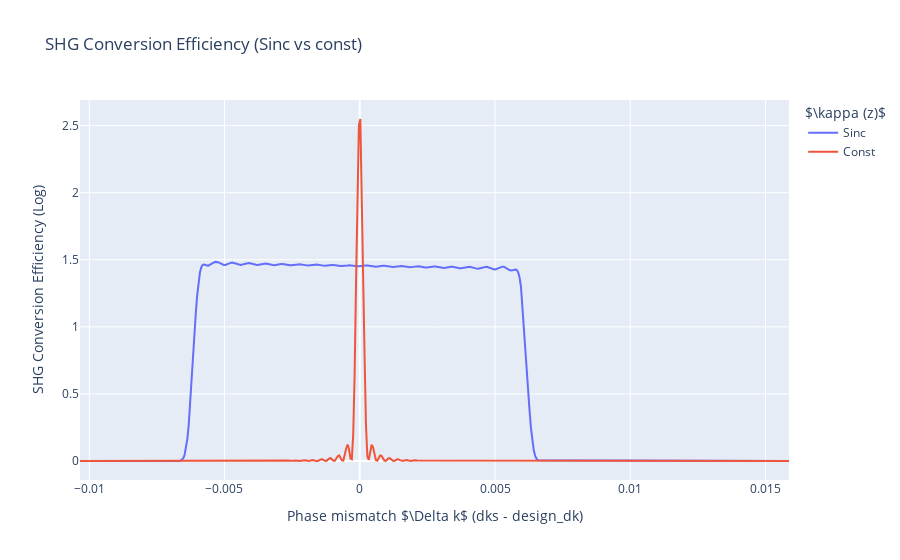

Here is the notebook cell this chart was saved with:
### Code cell
import jax.numpy as jnp
from plotly import graph_objects as go

from qpm import cwes, mgoslt

batch_simulate = jax.jit(jax.vmap(cwes.simulate_shg_npda, in_axes=(None, None, 0, None)))

NORO_CRR_FACTOR = 1.07 / 2.84 * 100
design_temp = 70.0
kappa_mag = 1.31e-5 / (2 / jnp.pi)
b_initial = jnp.array(1.0 + 0.0j)
wl_start = 1.025
wl_end = 1.035
wls = jnp.linspace(wl_start, wl_end, 500)
num_domains = 5555
design_wl = 1.031

design_dk = mgoslt.calc_twm_delta_k(design_wl, design_wl, design_temp)
dks = mgoslt.calc_twm_delta_k(wls, wls, design_temp)

delta_k_scan = dks - design_dk

shg_width = jnp.pi / design_dk
widths = jnp.full((num_domains,), shg_width)

n = jnp.arange(num_domains)
center = (num_domains - 1) / 2.0

z_n = n - center

# 1. 基本のSinc (帯域幅を決める)
apodization_scale_factor = 20  # 調整パラメータ
sinc_arg = z_n * apodization_scale_factor / center
base_sinc = jnp.sinc(sinc_arg)

# 2. ガウシアン窓関数 (リップルを抑える)
# sigmaを変えることで「平坦さ」と「立ち上がりの鋭さ」を調整
sigma = center * 0.5  # 調整パラメータ
gaussian_window = jnp.exp(-(z_n**2) / (2 * sigma**2))

# 3. 適用
# windowを掛け合わせる
apodization = base_sinc * gaussian_window

kappas_apodized = kappa_mag * ((-1) ** n) * apodization * 30

amps_sinc = batch_simulate(widths, kappas_apodized, dks, b_initial)
effs_sinc = jnp.abs(amps_sinc) ** 2 * NORO_CRR_FACTOR

kappas_orig = kappa_mag * ((-1) ** n)
amps_orig = batch_simulate(widths, kappas_orig, dks, b_initial)
effs_orig = jnp.abs(amps_orig) ** 2 * NORO_CRR_FACTOR

fig = go.Figure()
fig.add_trace(go.Scatter(x=delta_k_scan, y=effs_sinc, mode="lines", name="Sinc"))
fig.add_trace(go.Scatter(x=delta_k_scan, y=effs_orig, mode="lines", name="Const"))
fig.update_layout(
    title="SHG Conversion Efficiency (Sinc vs const)",
    xaxis_title=r"Phase mismatch $\Delta k$ (dks - design_dk)",
    yaxis_title="SHG Conversion Efficiency (Log)",
    legend_title=r"$\kappa (z)$",
)
fig.show()

### Figure 1 — Plotly figure (JSON) as saved in the notebook; plotly's stock layout.template omitted (floating-point values rounded to 4 significant figures; data arrays with more than 128 entries replaced by an {"elided": "..."} marker saying what was removed)
{"data": [{"mode": "lines", "name": "Sinc", "type": "scatter", "x": {"elided": "500 float values"}, "y": {"elided": "500 float values"}}, {"mode": "lines", "name": "Const", "type": "scatter", "x": {"elided": "500 float values"}, "y": {"elided": "500 float values"}}], "layout": {"legend": {"title": {"text": "$\\kappa (z)$"}}, "title": {"text": "SHG Conversion Efficiency (Sinc vs const)"}, "xaxis": {"title": {"text": "Phase mismatch $\\Delta k$ (dks - design_dk)"}}, "yaxis": {"title": {"text": "SHG Conversion Efficiency (Log)"}}}}
